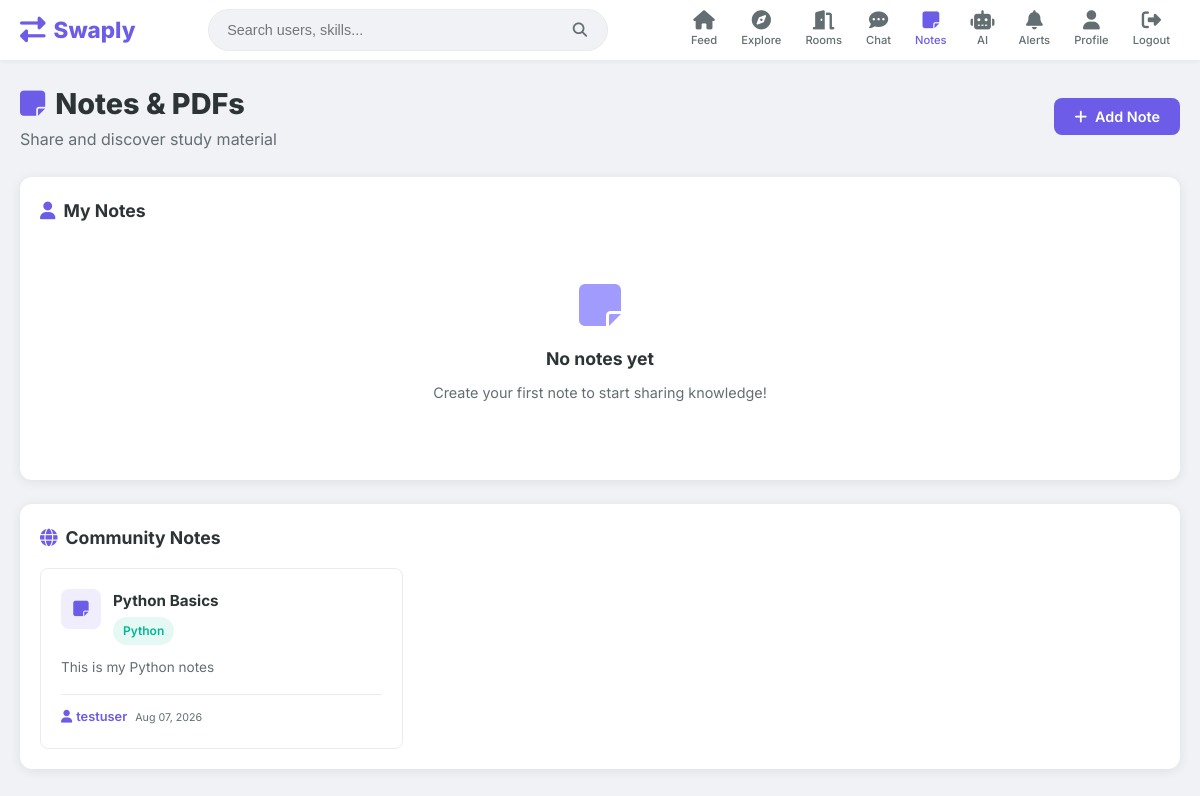
Page /notes (signed in) on the committed database.
### models.py (models this page shows, shortened)
class Note(db.Model):
    id = db.Column(db.Integer, primary_key=True)
    user_id = db.Column(db.Integer, db.ForeignKey('user.id'), nullable=False)
    title = db.Column(db.String(200), nullable=False)
    content = db.Column(db.Text, default='')
    file_path = db.Column(db.String(300), default='')
    skill = db.Column(db.String(120), default='')
    is_public = db.Column(db.Boolean, default=True)
    created_at = db.Column(db.DateTime, default=datetime.utcnow)
    user = db.relationship('User', backref='notes')

class User(UserMixin, db.Model):
    id = db.Column(db.Integer, primary_key=True)
    username = db.Column(db.String(80), unique=True, nullable=False)
    email = db.Column(db.String(120), unique=True, nullable=False)
    password_hash = db.Column(db.String(200), nullable=False)
    bio = db.Column(db.Text, default='')
    location = db.Column(db.String(120), default='')
    skills_offered = db.Column(db.Text, default='')
    skills_wanted = db.Column(db.Text, default='')
    avatar = db.Column(db.String(300), default='')
    created_at = db.Column(db.DateTime, default=datetime.utcnow)
    posts = db.relationship('Post', backref='author', lazy=True, cascade='all, delete-orphan')
    sent_requests = db.relationship('FriendRequest', foreign_keys='FriendRequest.sender_id', backref='sender', lazy=True, cascade='all, delete-orphan')
    received_requests = db.relationship('FriendRequest', foreign_keys='FriendRequest.receiver_id', backref='receiver', lazy=True, cascade='all, delete-orphan')

### app.py (the view)
@app.route('/notes')
@login_required
def notes():
    my_notes = Note.query.filter_by(user_id=current_user.id).order_by(Note.created_at.desc()).all()
    public_notes = Note.query.filter_by(is_public=True).filter(Note.user_id != current_user.id).order_by(Note.created_at.desc()).all()
    return render_template('notes.html', my_notes=my_notes, public_notes=public_notes)

### app.py (called while the page is built)
@login_manager.user_loader
def load_user(user_id):
    return User.query.get(int(user_id))

@app.context_processor
def inject_globals():
    unread = 0
    if current_user.is_authenticated:
        unread = Notification.query.filter_by(user_id=current_user.id, is_read=False).count()
    return {'unread_notifications': unread}

### templates/notes.html (shortened to what this page needs)
{% extends "base.html" %}
{% block content %}
<div class="notes-page">
    <div class="notes-header">
        <div>
            <h1><i class="fas fa-sticky-note"></i> Notes & PDFs</h1>
            <p>Share and discover study material</p>
        </div>
        <button class="btn btn-primary" onclick="document.getElementById('create-note-modal').style.display='flex'">
            <i class="fas fa-plus"></i> Add Note
        </button>
    </div>
    <div class="card section-card">
        <h2 class="section-title"><i class="fas fa-user"></i> My Notes</h2>
        {% if my_notes %}
        <div class="notes-grid">
            {% for note in my_notes %}
            <div class="note-card">
                <div class="note-card-header">
                    <div class="note-icon"><i class="fas fa-sticky-note"></i></div>
                    <div class="note-title">
                        <h3>{{ note.title }}</h3>
                        {% if note.skill %}
                        <span class="tag tag-offer">{{ note.skill }}</span>
                        {% endif %}
                    </div>
                </div>
                {% if note.content %}
                <p class="note-content">{{ note.content[:150] }}{% if note.content|length > 150 %}...{% endif %}</p>
                {% endif %}
                <div class="note-card-footer">
                    <div class="note-meta">
                        {% if note.file_path %}
                        <a href="{{ url_for('uploaded_file', filename=note.file_path) }}" target="_blank" class="file-link">
                            <i class="fas fa-file"></i> View File
                        </a>
                        {% endif %}
                        <small>{{ note.created_at.strftime('%b %d, %Y') }}</small>
                        {% if note.is_public %}
                        <span class="badge badge-public"><i class="fas fa-globe"></i> Public</span>
                        {% else %}
                        <span class="badge badge-private"><i class="fas fa-lock"></i> Private</span>
                        {% endif %}
                    </div>
                    <form method="POST" action="{{ url_for('delete_note', note_id=note.id) }}" onsubmit="return confirm('Delete this note?')">
                        <button type="submit" class="icon-btn danger"><i class="fas fa-trash"></i></button>
                    </form>
                </div>
            </div>
            {% endfor %}
        </div>
        {% else %}
        <div class="empty-state">
            <i class="fas fa-sticky-note"></i>
            <h3>No notes yet</h3>
            <p>Create your first note to start sharing knowledge!</p>
        </div>
        {% endif %}
    </div>
    <div class="card section-card">
        <h2 class="section-title"><i class="fas fa-globe"></i> Community Notes</h2>
        {% if public_notes %}
        <div class="notes-grid">
            {% for note in public_notes %}
            <div class="note-card">
                <div class="note-card-header">
                    <div class="note-icon"><i class="fas fa-sticky-note"></i></div>
                    <div class="note-title">
                        <h3>{{ note.title }}</h3>
                        {% if note.skill %}
                        <span class="tag tag-offer">{{ note.skill }}</span>
                        {% endif %}
                    </div>
                </div>
                {% if note.content %}
                <p class="note-content">{{ note.content[:150] }}{% if note.content|length > 150 %}...{% endif %}</p>
                {% endif %}
                <div class="note-card-footer">
                    <div class="note-meta">
                        <a href="{{ url_for('profile', username=note.user.username) }}" class="note-author">
                            <i class="fas fa-user"></i> {{ note.user.username }}
                        </a>
                        <small>{{ note.created_at.strftime('%b %d, %Y') }}</small>
                    </div>
                </div>
            </div>
            {% endfor %}
        </div>
        {% else %}
        <div class="empty-state">
            <i class="fas fa-globe"></i>
            <h3>No community notes yet</h3>
            <p>Be the first to share your knowledge with the community!</p>
        </div>
        {% endif %}
    </div>
</div>
{% endblock %}

### static/css/style.css (style rules this page uses)
:root { --primary: #6c5ce7; --primary-dark: #5a4bd1; --primary-light: #a29bfe; --secondary: #00cec9; --success: #00b894; --danger: #e17055; --warning: #fdcb6e; --info: #0984e3; --dark: #2d3436; --light: #f8f9fa; --gray: #636e72; --border: #e9ecef; --bg: #f0f2f5; --white: #ffffff; --shadow: 0 2px 12px rgba(0, 0, 0, 0.08); --shadow-lg: 0 8px 30px rgba(0, 0, 0, 0.12); --radius: 12px; --radius-sm: 8px; --transition: all 0.3s ease; }
* { margin: 0; padding: 0; box-sizing: border-box; }
body { font-family: 'Inter', -apple-system, BlinkMacSystemFont, 'Segoe UI', sans-serif; background: var(--bg); color: var(--dark); line-height: 1.6; min-height: 100vh; }
a { text-decoration: none; color: inherit; }
.btn { display: inline-flex; align-items: center; justify-content: center; gap: 8px; padding: 10px 20px; border: none; border-radius: var(--radius-sm); font-size: 0.9rem; font-weight: 600; cursor: pointer; transition: var(--transition); font-family: inherit; }
.btn-primary { background: var(--primary); color: var(--white); }
.card { background: var(--white); border-radius: var(--radius); box-shadow: var(--shadow); padding: 20px; margin-bottom: 20px; }
.section-card { margin-bottom: 24px; }
.section-title { font-size: 1.1rem; font-weight: 700; margin-bottom: 16px; color: var(--dark); display: flex; align-items: center; gap: 8px; }
.section-title i { color: var(--primary); }
.tag { display: inline-block; padding: 4px 10px; border-radius: 20px; font-size: 0.75rem; font-weight: 600; background: rgba(108, 92, 231, 0.1); color: var(--primary); transition: var(--transition); }
.tag-offer { background: rgba(0, 184, 148, 0.1); color: var(--success); }
.notes-header { display: flex; align-items: center; justify-content: space-between; margin-bottom: 24px; flex-wrap: wrap; gap: 12px; }
.notes-header h1 { font-size: 1.8rem; font-weight: 800; display: flex; align-items: center; gap: 10px; }
.notes-header h1 i { color: var(--primary); }
.notes-header p { color: var(--gray); }
.notes-grid { display: grid; grid-template-columns: repeat(auto-fill, minmax(280px, 1fr)); gap: 16px; }
.note-card { border: 1px solid var(--border); border-radius: var(--radius-sm); padding: 20px; transition: var(--transition); display: flex; flex-direction: column; }
.note-card-header { display: flex; align-items: flex-start; gap: 12px; margin-bottom: 12px; }
.note-icon { width: 40px; height: 40px; border-radius: var(--radius-sm); background: rgba(108, 92, 231, 0.1); display: flex; align-items: center; justify-content: center; color: var(--primary); font-size: 1.1rem; flex-shrink: 0; }
.note-title h3 { font-size: 0.95rem; font-weight: 700; margin-bottom: 4px; }
.note-content { color: var(--gray); font-size: 0.85rem; margin-bottom: 16px; flex: 1; }
.note-card-footer { display: flex; align-items: center; justify-content: space-between; gap: 8px; border-top: 1px solid var(--border); padding-top: 12px; }
.note-meta { display: flex; align-items: center; gap: 8px; flex-wrap: wrap; font-size: 0.8rem; color: var(--gray); }
.note-author { color: var(--primary); font-weight: 600; display: inline-flex; align-items: center; gap: 4px; }
.empty-state { text-align: center; padding: 40px 20px; color: var(--gray); }
.empty-state i { font-size: 3rem; color: var(--primary-light); margin-bottom: 16px; }
.empty-state h3 { font-size: 1.1rem; font-weight: 700; color: var(--dark); margin-bottom: 8px; }
.empty-state p { font-size: 0.9rem; margin-bottom: 16px; }

### rows in the picture
Note: title "Python Basics", skill "Python", content "This is my Python notes", user.username "testuser", created_at "Aug 07, 2026"
